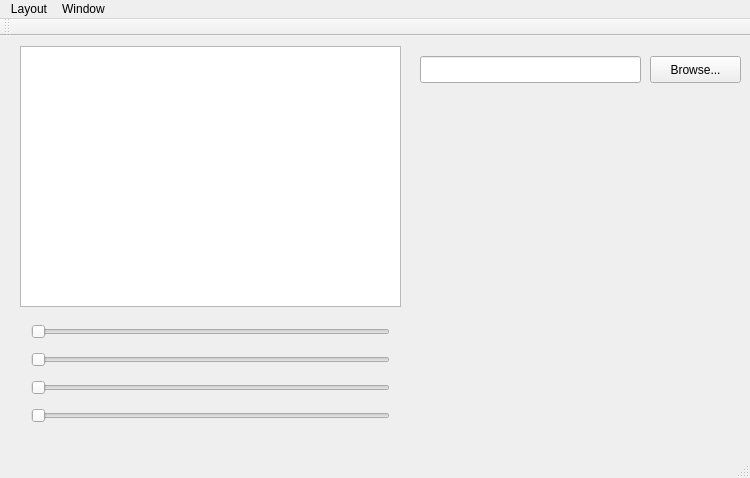
<?xml version="1.0" encoding="UTF-8"?>
<ui version="4.0">
 <class>MainWindow</class>
 <widget class="QMainWindow" name="MainWindow">
  <property name="geometry">
   <rect>
    <x>0</x>
    <y>0</y>
    <width>750</width>
    <height>478</height>
   </rect>
  </property>
  <property name="windowTitle">
   <string>MainWindow</string>
  </property>
  <widget class="QWidget" name="centralWidget">
   <widget class="QGraphicsView" name="graphicsView">
    <property name="geometry">
     <rect>
      <x>20</x>
      <y>10</y>
      <width>381</width>
      <height>261</height>
     </rect>
    </property>
   </widget>
   <widget class="QPushButton" name="btnChangeBackground">
    <property name="geometry">
     <rect>
      <x>650</x>
      <y>20</y>
      <width>91</width>
      <height>27</height>
     </rect>
    </property>
    <property name="text">
     <string>Browse...</string>
    </property>
   </widget>
   <widget class="QLineEdit" name="lineEdit">
    <property name="geometry">
     <rect>
      <x>420</x>
      <y>20</y>
      <width>221</width>
      <height>27</height>
     </rect>
    </property>
    <property name="toolTip">
     <string>&lt;html&gt;&lt;head/&gt;&lt;body&gt;&lt;p&gt;background&lt;/p&gt;&lt;/body&gt;&lt;/html&gt;</string>
    </property>
   </widget>
   <widget class="QWidget" name="verticalLayoutWidget">
    <property name="geometry">
     <rect>
      <x>20</x>
      <y>270</y>
      <width>381</width>
      <height>136</height>
     </rect>
    </property>
    <layout class="QVBoxLayout" name="verticalLayout">
     <item>
      <widget class="QSlider" name="horizontalSlider_3">
       <property name="toolTip">
        <string>&lt;html&gt;&lt;head/&gt;&lt;body&gt;&lt;p&gt;timeline&lt;/p&gt;&lt;/body&gt;&lt;/html&gt;</string>
       </property>
       <property name="orientation">
        <enum>Qt::Horizontal</enum>
       </property>
      </widget>
     </item>
     <item>
      <widget class="QSlider" name="horizontalSlider_5">
       <property name="toolTip">
        <string>&lt;html&gt;&lt;head/&gt;&lt;body&gt;&lt;p&gt;timeline&lt;/p&gt;&lt;/body&gt;&lt;/html&gt;</string>
       </property>
       <property name="orientation">
        <enum>Qt::Horizontal</enum>
       </property>
      </widget>
     </item>
     <item>
      <widget class="QSlider" name="horizontalSlider_6">
       <property name="toolTip">
        <string>&lt;html&gt;&lt;head/&gt;&lt;body&gt;&lt;p&gt;timeline&lt;/p&gt;&lt;/body&gt;&lt;/html&gt;</string>
       </property>
       <property name="orientation">
        <enum>Qt::Horizontal</enum>
       </property>
      </widget>
     </item>
     <item>
      <widget class="QSlider" name="horizontalSlider_4">
       <property name="toolTip">
        <string>&lt;html&gt;&lt;head/&gt;&lt;body&gt;&lt;p&gt;timeline&lt;/p&gt;&lt;/body&gt;&lt;/html&gt;</string>
       </property>
       <property name="orientation">
        <enum>Qt::Horizontal</enum>
       </property>
      </widget>
     </item>
    </layout>
   </widget>
  </widget>
  <widget class="QMenuBar" name="menuBar">
   <property name="geometry">
    <rect>
     <x>0</x>
     <y>0</y>
     <width>750</width>
     <height>25</height>
    </rect>
   </property>
   <widget class="QMenu" name="menuAdd">
    <property name="title">
     <string>Layout</string>
    </property>
    <addaction name="actionWindow"/>
   </widget>
   <widget class="QMenu" name="menuWindow">
    <property name="title">
     <string>Window</string>
    </property>
    <widget class="QMenu" name="menuAdd_2">
     <property name="title">
      <string>Add Content</string>
     </property>
     <addaction name="actionImage"/>
     <addaction name="actionHtml"/>
     <addaction name="actionText"/>
    </widget>
    <addaction name="menuAdd_2"/>
   </widget>
   <addaction name="menuAdd"/>
   <addaction name="menuWindow"/>
  </widget>
  <widget class="QToolBar" name="mainToolBar">
   <attribute name="toolBarArea">
    <enum>TopToolBarArea</enum>
   </attribute>
   <attribute name="toolBarBreak">
    <bool>false</bool>
   </attribute>
  </widget>
  <widget class="QStatusBar" name="statusBar"/>
  <action name="actionWindow">
   <property name="text">
    <string>Add Window...</string>
   </property>
  </action>
  <action name="actionImage">
   <property name="text">
    <string>Image</string>
   </property>
  </action>
  <action name="actionHtml">
   <property name="text">
    <string>Html</string>
   </property>
  </action>
  <action name="actionText">
   <property name="text">
    <string>Text</string>
   </property>
  </action>
 </widget>
 <layoutdefault spacing="6" margin="11"/>
 <resources/>
 <connections/>
</ui>
